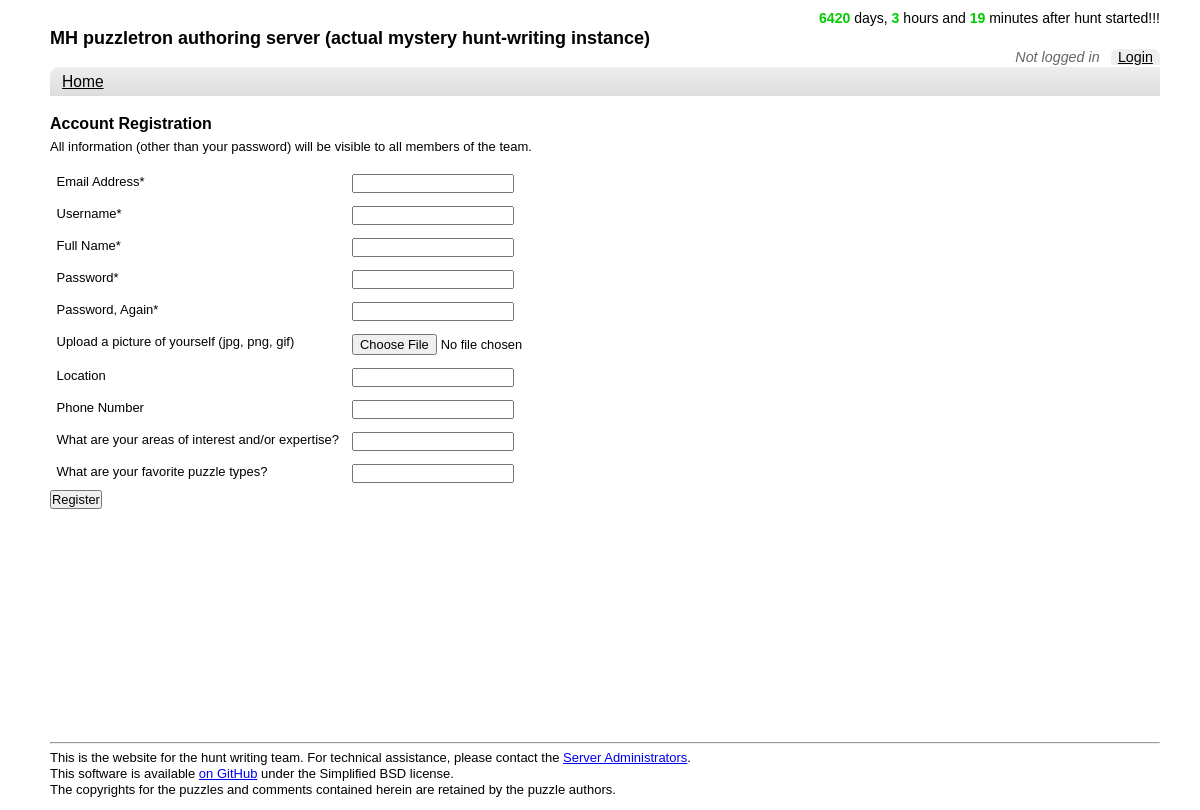
/register.php, run on the app's committed database.
### tables this page shows
CREATE TABLE `user_info_keys` (
  `id` int(11) NOT NULL AUTO_INCREMENT,
  `shortname` varchar(250) NOT NULL,
  `longname` varchar(250) NOT NULL,
  PRIMARY KEY (`id`)
);

### db-func.php (called while the page is built, shortened)
<?php
require_once "html.php";
function query_db($query) {
    $result = mysql_query($query);
    return $result;
}
function get_rows($query) {
    $result = query_db($query);
    $rows = array();
    while ($r = mysql_fetch_array($result)) {
        $rows[] = $r;
    }
    return $rows;
}

### register.php (the view, shortened to what this page needs)
<?php
require_once "html.php";
require_once "db-func.php";
echo '<h2>Account Registration</h2>';
if (isset($_SESSION['uid'])) {
    echo '<div class="msg">You are logged in. Would you like to <a href="edit-account.php">edit your account information</a>?</div>';
} else {
    registerForm();
}
function registerForm() {
    $username = isset($_POST['username']) ? $_POST['username'] : "";
    $fullname = isset($_POST['fullname']) ? $_POST['fullname'] : "";
    $email = isset($_POST['email']) ? $_POST['email'] : "";
?>
                <p> All information (other than your password) will be visible to all members of the team. </p>
    <form enctype="multipart/form-data" method="post" action="<?php echo SELF; ?>" onsubmit="return validate(this)">
        <table>
            <tr>
                <td>Email Address*</td>
                <td><input type="text" name="email" value="<?php echo $email; ?>"  /></td>
            </tr>
            <tr>
                <td>Username*</td>
                <?php if (!TRUST_REMOTE_USER) { ?>
                    <td><input type="text" name="username" value="<?php echo $username; ?>"/></td>
                <?php } ?>
            </tr>
            <tr>
                <td>Full Name*</td>
                <td><input type="text" name="fullname" value="<?php echo $fullname; ?>"/></td>
            </tr>
<?php if (!TRUST_REMOTE_USER) { ?>
            <tr>
                <td>Password*</td>
                <td><input type="password" name="pass1" value=""/></td>
            </tr>
            <tr>
                <td>Password, Again*</td>
                <td><input type="password" name="pass2" /></td>
            </tr>
<?php } ?>
            <tr>
                <td>Upload a picture of yourself (jpg, png, gif)</td>
                <td>
                    <input type="file" name="picture" />
                </td>
            </tr>
<?php
$sql = "SELECT id, shortname, longname FROM user_info_keys";
$result = get_rows($sql);
foreach ($result as $r) {
$shortname = $r['shortname'];
$longname = $r['longname'];
$lastvalue = isset($_POST[$shortname]) ? $_POST[$shortname] : "";
?>
            <tr>
                <td><?php echo $longname; ?></td>
                <td><input type="text" name="<?php echo $shortname; ?>" value="<?php echo $lastvalue; ?>" /></td>
            </tr>
<?php
}
?>
        </table>
        <input type="submit" name="register" value="Register" />
    </form>
<?php
}

### css/base-min.css (style rules this page uses)
h2 { font-size:123.1%; }
h1,h2,h3 { margin:1em 0; }
h1,h2,h3,h4,h5,h6,strong { font-weight:bold; }
th,td { border:1px solid #000;padding:.5em; }
p,fieldset,table,pre { margin-bottom:1em; }
input[type=text],input[type=password],textarea { width:12.25em;*width:11.9em; }

### css/style.css (style rules this page uses)
html { margin:0; padding:0; height:100%; }
body { text-align: left; font-family: calibri, 'lucida grande', tahoma, helvetica, arial, verdana, sans-serif; color: #000000; background-color: #ffffff; margin: 0px 40px 0px 50px; padding: 0; height: 100%; }
h2 { margin: 0.3em 0; }
h3, table { margin: 0; }
table { border-style: none; border-collapse: collapse; }
td { border-style: none; vertical-align: top; }

### data on the page
user_info_keys: longname "Location"
user_info_keys: longname "Phone Number"
user_info_keys: longname "What are your areas of interest and/or expertise?"
user_info_keys: longname "What are your favorite puzzle types?"

### other printed values
$cdmsg "after hunt started!!!"
fullTitle() "MH puzzletron authoring server (actual mystery hunt-writing instance)"
$linktext "Home"
